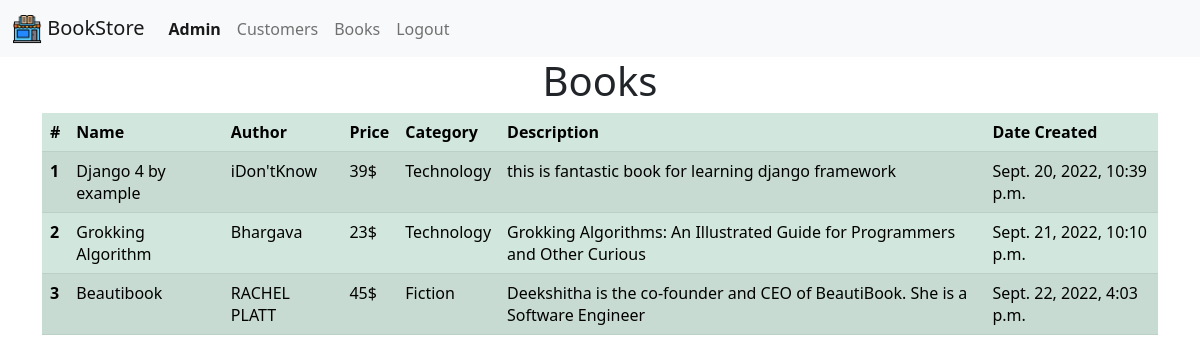
The app's page /books/ (signed in) with its own data.
### bookstore/models.py (models this page shows, shortened)
class Book(models.Model):
    CATEGORY = (
        ('Fiction', 'Fiction'),
        ('Biography', 'Biography'),
        ('History', 'History'),
        ('Science', 'Science'),
        ('Technology', 'Technology'),
        ('Mathematics', 'Mathematics'),
    )
    name = models.CharField(max_length=100)
    author = models.CharField(max_length=100)
    price = models.IntegerField()
    tags = models.ManyToManyField(Tag)
    category = models.CharField(max_length=100, choices=CATEGORY)
    description = models.CharField(max_length=1000, null=True)
    date_created = models.DateTimeField(auto_now_add=True)

### bookstore/decorators.py (the view)
    def wrapperFunc(request, *args, **kwargs):
        group = None
        if request.user.groups.exists():
            group = request.user.groups.all()[0].name
        if group == 'admin':
            return view_func(request, *args, **kwargs)
        if group == 'customers':
            return redirect('userProfile')

### bookstore/views.py (called while the page is built)
@login_required(login_url='login')
@forAdmin
def books(request):
    books = Book.objects.all()
    return render(request, 'bookstore/books.html', {'books': books})

### templates/bookstore/books.html
{% extends 'base.html' %}
{% block content %}
<h1 class="container" style="text-align: center">Books</h1>
<div class="container">
<table class="table table-success table-striped">
  <thead>
    <tr>
      <th scope="col">#</th>
      <th scope="col">Name</th>
      <th scope="col">Author</th>
      <th scope="col">Price</th>
      <th scope="col">Category</th>
      <th scope="col">Description</th>
      <th scope="col">Date Created</th>
    </tr>
  </thead>
  <tbody>
    {% for book in books %}
    <tr>
      <th scope="row">{{book.id}}</th>
      <td>{{book.name}}</td>
      <td>{{book.author}}</td>
      <td>{{book.price}}$</td>
      <td>{{book.category}}</td>
      <td>{{book.description}}</td>
      <td>{{book.date_created}}</td>
    </tr>
    {% endfor %}
  </tbody>
</table>
</div>
{% endblock content %}

### templates/parts/navbar.html (shortened to what this page needs)
{% load static %}
<nav class="navbar navbar-expand-lg bg-light">
  <div class="container-fluid">
    <a class="navbar-brand" href="{% url 'home' %}">
      <img
        src="{% static 'images/logo.png' %}"
        alt="Logo"
        width="30"
        height="30"
        class="d-inline-block align-text-top"
      />
      BookStore
    </a>
    <div class="collapse navbar-collapse" id="navbarSupportedContent">
      <ul class="navbar-nav me-auto mb-2 mb-lg-0">
        {% if request.user.is_staff %}
        <li class="nav-item">
          <a class="nav-link active" style="font-weight:bold"href="#">{{request.user|title}}</a>
        </li>
        <li class="nav-item">
          <a class="nav-link" aria-current="page" href="{% url 'customers' %}">Customers</a>
        </li>
        <li class="nav-item">
          <a class="nav-link" href="{% url 'books' %}">Books</a>
        </li>
        {% endif %}
        {% if request.user.is_authenticated %}
        <li class="nav-item">
          <a class="nav-link" href="{% url 'logout' %}">Logout</a>
        </li>
        {% endif %}
      </ul>
    </div>
  </div>
</nav>

### records on screen
Book: id "1", name "Django 4 by example", author "iDon'tKnow", price "39", category "Technology", description "this is fantastic book for learning django framework", date_created "Sept. 20, 2022, 10:39 p.m."
Book: id "2", name "Grokking Algorithm", author "Bhargava", price "23", category "Technology", description "Grokking Algorithms: An Illustrated Guide for Programmers and Other Curious", date_created "Sept. 21, 2022, 10:10 p.m."
Book: id "3", name "Beautibook", author "RACHEL PLATT", price "45", category "Fiction", description "Deekshitha is the co-founder and CEO of BeautiBook. She is a Software Engineer", date_created "Sept. 22, 2022, 4:03 p.m."

### other values on screen
{{ request.user|title }} "Admin"
